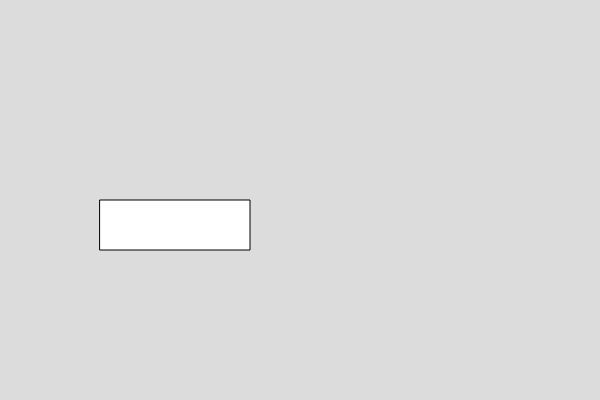
Frame 1 (no input)
Frame 60 (no input): identical to frame 1, image omitted
Frame 120 (the mouse pressed at the canvas centre since frame 60): identical to frame 1, image omitted

The p5.js sketch that drew this single still picture (run headless with seeded random() and noise() and a simulated clock; from frame 60 on, the mouse is pressed at the canvas centre):

// p5.js sketch
// ── sketch.js

var box1;

function setup() {
  createCanvas(600, 400);
  box1 = new Box();
  box1.set_width(100);
}

function draw() {
  background(220);

  box1.show();
}


// ── box.js
class Box
  {
    constructor()
    {
      this.x =100;
      this.y = 200
      this.w = 50;
      this.h = 50;
    }
    
    show()
    {
      rect(this.x,this.y,this.w,this.h)
    }
    
    //write function to set the width of the box
    set_width(v){
      this.w = this.w+v;
    }

  }

  
